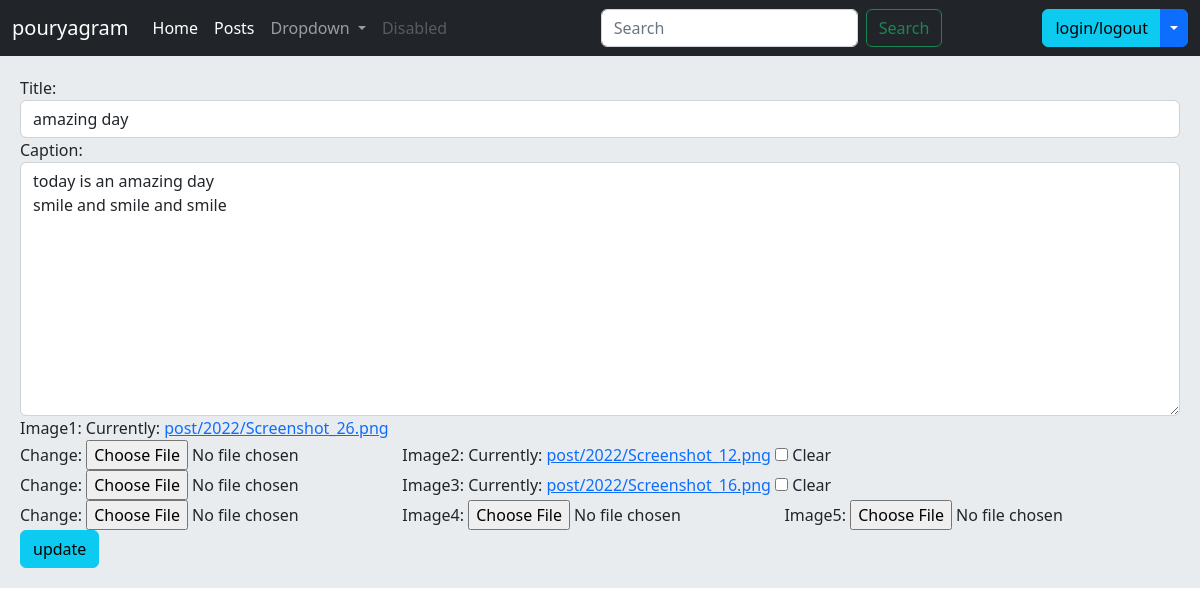
Page /post/update-post/17/ on the committed database.
### post/models.py (models this page shows, shortened)
class Post(models.Model):
    user = models.ForeignKey(User, on_delete=models.CASCADE)
    title = models.CharField(max_length=100)
    slug = models.SlugField(max_length=100)
    caption = models.TextField()
    created = models.DateTimeField(auto_now_add=True)
    updated = models.DateTimeField(auto_now=True)
    is_puplished = models.BooleanField(default=False)
    image = models.OneToOneField(Image, on_delete=models.CASCADE)

class Image(models.Model):
    image1 = models.ImageField(upload_to="post/%Y/")
    image2 = models.ImageField(null=True, blank=True, upload_to="post/%Y/")
    image3 = models.ImageField(null=True, blank=True, upload_to="post/%Y/")
    image4 = models.ImageField(null=True, blank=True, upload_to="post/%Y/")
    image5 = models.ImageField(null=True, blank=True, upload_to="post/%Y/")

### post/views.py (the view, shortened to what this page needs)
# urls.py: path('update-post/<int:post_id>/', views.UpdatePost.as_view(), name='update-post'),
class UpdatePost(View):
    form_class = PostUpdateForm
    @staticmethod
    def get(request, post_id):
        post = Post.objects.get(pk=post_id)
        image = Image.objects.get(post=post)
        form1 = PostUpdateForm(instance=post)
        form2 = PostImageUpdateForm(instance=image)
        context = {
            'form1': form1,
            'form2': form2
        }
        return render(request, 'post/update_post.html', context)

### post/forms.py
class PostUpdateForm(forms.ModelForm):
    class Meta:
        model = Post
        fields = ('title', 'caption')
        widgets = {
            'title': forms.TextInput(attrs={'class': 'form-control'}),
            'caption': forms.Textarea(attrs={'class': 'form-control'}),
        }

class PostImageUpdateForm(forms.ModelForm):
    class Meta:
        model = Image
        fields = ('image1', 'image2', 'image3', 'image4', 'image5')

### post/templates/post/update_post.html (shortened to what this page needs)
{% extends 'base.html' %}
{% block content %}
    <form method="post" enctype="multipart/form-data" >
        {{ form1 }}
        {{ form2 }}
        <input type="submit" value="update" class="btn btn-info">
    </form>
{% endblock %}

### rows in the picture
Post: title "amazing day", caption "today is an amazing day smile and smile and smile"
